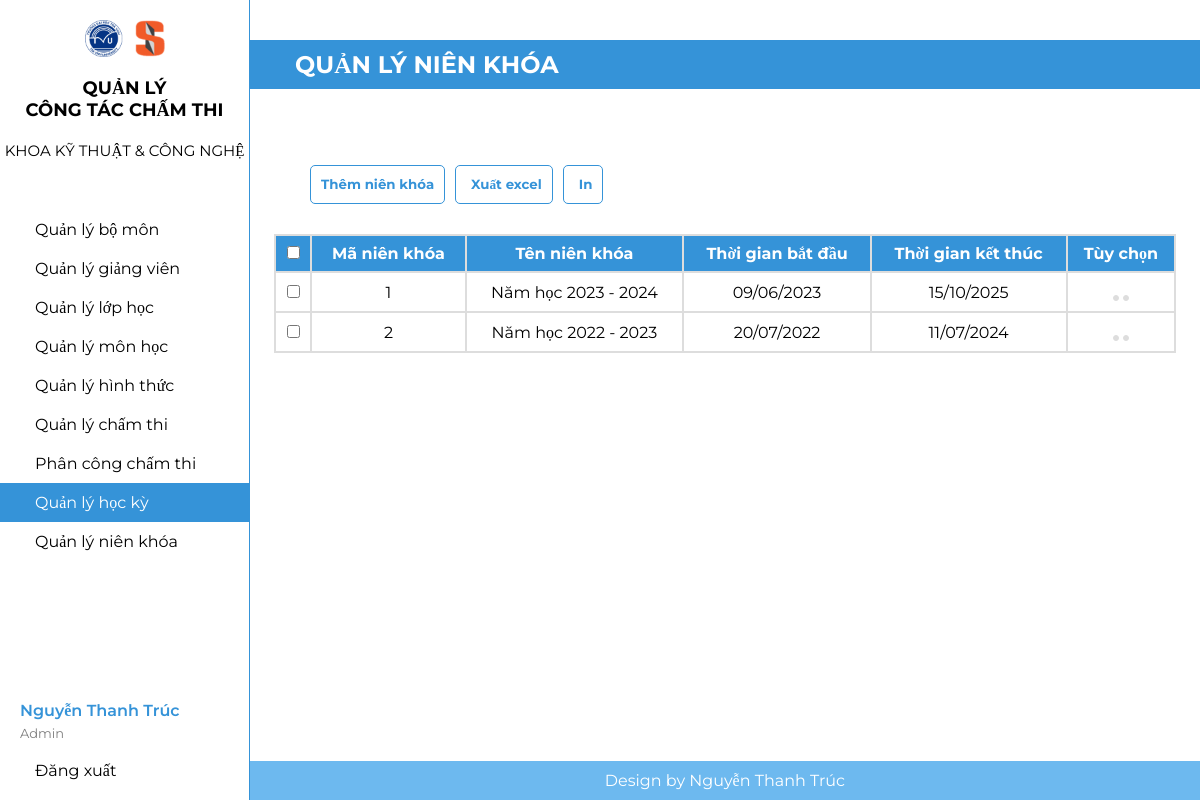
The app's page /nienkhoa.php (signed in) with its own data.
### tables this page shows
CREATE TABLE `nienkhoa` (
  `MaNK` int(11) NOT NULL,
  `TenNK` varchar(50) NOT NULL,
  `TGbatdau` date NOT NULL,
  `TGketthuc` date NOT NULL
);

### nienkhoa.php (the view, shortened to what this page needs)
<?php
include("headerad.php");
?>
            <div class="h2text">
            <h2>
                QUẢN LÝ NIÊN KHÓA
            </h2>
            </div>
                <div class="btn">
                    <button>
                        <a href="themnk.php">
                            Thêm niên khóa
                        </a>
                    </button>
                    <button>
                        Xuất excel
                    </button>
                    <button>
                        In
                    </button>
                </div>
            <div class="quanly">
                <table class="table">
                    <tr>
                        <th><input type="checkbox"/></th>
                        <th>Mã niên khóa</th>
                        <th>Tên niên khóa</th>
                        <th>Thời gian bắt đầu</th>
                        <th>Thời gian kết thúc</th>
                        <th>Tùy chọn</th>
                    </tr>
                    <?php
                            include("ketnoi.php");
                            $sql="select * from nienkhoa";
                            $kq=mysqli_query($conn,$sql) or die ("Không thể xuất thông tin".mysqli_error());
                            while($row=mysqli_fetch_array($kq))
                            {
                                echo "<tr>";
                                echo "<td height='40px'><input type='checkbox'></td>";
                                echo "<td>" . $row["MaNK"] . "</td>";
                                $usern = $row["MaNK"];
                                echo "<td>" . $row["TenNK"] . "</td>";
                                echo "<td>" . date('d/m/Y', strtotime($row["TGbatdau"])) . "</td>";
                                echo "<td>" . date('d/m/Y', strtotime($row["TGketthuc"])) . "</td>";
                                echo "<td>
                                <a href='suank.php?user=$usern'><button><ion-icon name='pencil'></ion-icon></button></a>
                                <a href='xoank.php?user=$usern'><button><ion-icon name='trash'></button></ion-icon></a>
                                </td>";
                            echo "</tr>";
                            }
                    ?>
                </table>
            </div>
            <?php
include("footer.php");
?>

### headerad.php (shortened to what this page needs)
<!DOCTYPE html>
<html lang="en">
<head>
    <link rel="stylesheet" href="adminn.css" />
</head>
<body>
<?php
    include("ketnoi.php");
    $userlogin = $_SESSION["admin"];
    $sql2 = "select * from admin where emailad='" . $userlogin . "'";
    $kq2 = mysqli_query($conn, $sql2) or die("Không thể xuất thông tin người dùng " . mysqli_error());
    $admin_login =  mysqli_fetch_array($kq2);
    ?>
    <div class="admin_layout">
        <div class="admin_layout_left">
            <div class="admin_item">
                <img src="./hinh/TVU-SET.png" />
                <h2>QUẢN LÝ<br>CÔNG TÁC CHẤM THI</h2>
                <h3>KHOA KỸ THUẬT & CÔNG NGHỆ</h3>
            </div>
            <div class="admin_tab">
                <a href="bomon.php" class="tab_item">
                    <span>Quản lý bộ môn</span>
                </a>
                <a href="giangvien.php" class="tab_item">
                    <span>Quản lý giảng viên</span>
                </a>
                <a href="lophoc.php" class="tab_item">
                    <span>Quản lý lớp học</span>
                </a>
                <a href="monhoc.php" class="tab_item">
                    <span>Quản lý môn học</span>
                </a>
                <a href="hinhthuc.php" class="tab_item">
                    <span>Quản lý hình thức</span>
                </a>
                <a href="chamthi.php" class="tab_item">
                    <span>Quản lý chấm thi</span>
                </a>
                <a href="phancongcham.php" class="tab_item">
                    <span>Phân công chấm thi</span>
                </a>
                <a href="hocky.php" class="tab_item">
                    <span>Quản lý học kỳ</span>
                </a>
                <a href="nienkhoa.php" class="tab_item">
                    <span>Quản lý niên khóa</span>
                </a>
            </div>
            <div class="fi_tab">
                <div class="fi_tab_item_info">
                    <div class="fi_tab_itemtext">
                        <span><?php echo $admin_login["tenad"]; ?></span>
                    </div>
                    <div class="fi_tab_itemadimin">
                        <span>Admin</span>
                    </div>
                </div>
                <a href="logout.php" class="fi_tab_logout">
                    <span>Đăng xuất</span>
                </a>
            </div>
        </div>
        <div class="admin_layout_right">

### adminn.css (style rules this page uses)
* { margin: 0; padding: 0; box-sizing: border-box; font-family: Montserrat; }
.admin_layout { display: flex; width: 100%; height: 100vh; }
.admin_layout_left { display: flex; flex-direction: column; background-color: white; width: 250px; height: 100%; border-right: 1px solid #3593D8; position: relative; }
.admin_layout_right { display: flex; flex-direction: column; background-color: white; flex: 1; min-height: 100%; position: relative; }
.admin_item { display: flex; flex-direction: column; align-items: center; gap: 10px; }
.admin_item img { display: block; width: 80px; padding-top: 20px; }
.admin_item h2 { font-size: 18px; text-align: center; }
.admin_item h3 { font-size: 15px; font-weight: 400; }
.admin_tab { display: flex; flex-direction: column; margin-top: 50px; width: 100%; }
.tab_item { display: flex; align-items: center; padding: 10px 20px; gap: 15px; text-decoration: none; color: black; }
.fi_tab { display: flex; flex-direction: column; position: absolute; width: 100%; bottom: 10px; }
.fi_tab_item_info { display: flex; flex-direction: column; padding: 10px 20px; gap: 5px; }
.fi_tab_logout { display: flex; align-items: center; padding: 10px 20px; gap: 15px; text-decoration: none; color: black; }
.fi_tab_itemtext { display: flex; color: #3593D8; font-weight: 600; }
.fi_tab_itemadimin { display: flex; color: gray; font-size: small; }

### headerad.php (style rules this page uses)
* { text-decoration: none; }
.quanly { display: flex; flex-direction: column; align-items: center; }
h2 { display: flex; align-items: center; padding: 10px 20px; gap: 15px; }
.h2text h2 { color:white; background-color: #3593D8; margin-top: 40px; padding: 10px 30px; }
.btn { display: flex; margin-top: 8%; margin-left: 60px; gap: 10px; align-items: left; }
.btn button a { color:#3593D8; text-decoration: none; }
.btn button { display: flex; border: 1px solid #3593D8; padding: 10px 10px; background-color: white; color: #3593D8; font-weight: bold; border-radius: 5px; gap:5px; }
table { font-family: arial, sans-serif; border-collapse: collapse; width: 95%; align-items: center; border: 2px solid #dddddd; justify-content: center; margin-top: 30px; }
td, th { border: 2px solid #dddddd; text-align: center; padding: 8px; }
th { color: white; background-color: #3593D8; }
td button { background-color: #dddddd; padding: 2px 2px; color:#3593D8; border: 1px solid #dddddd; font-weight: bold; border-radius: 5px; }

### nienkhoa.php (style rules this page uses)
.admin_tab :nth-child(8) { background-color: #3593D8; color: white; }

### records on screen
nienkhoa: MaNK "1", TenNK "Năm học 2023 - 2024", TGbatdau "09/06/2023", TGketthuc "15/10/2025"
nienkhoa: MaNK "2", TenNK "Năm học 2022 - 2023", TGbatdau "20/07/2022", TGketthuc "11/07/2024"

### other values on screen
$admin_login["tenad"] "Nguyễn Thanh Trúc"
